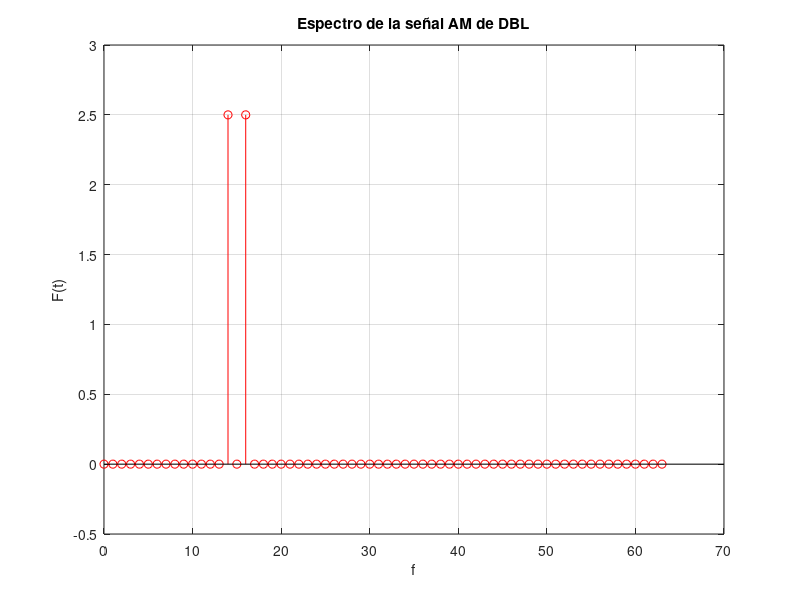

MATLAB code for this plot:
%{
** ######################################################################################################
**      Archivo: 03 - 07 - TransformarSenhalAMDBLPS.m
**      SO: Windows 10
**      Herramienta: Visual Studio Code
**                   MATLAB R2023a
**
**      Notas:
**          En esta parte de la practica se transformara la señal moduladora y se tendrá el espectro de
**          DBLPS
** ######################################################################################################
%}

clear all
clf                                     % Elimina las figuras
clc

% MAIN PROGRAM
Fs = 128;                               % Declaramos las cntes
T = 1 / Fs;
A = 5;
fport = 15;
Amen = 2;
fmen = 1;

t = 0 : T : 2;                          % Definimos el intervalo

Sport = A * cos(2 * pi* fport * t);     % Declaramos las funciónes
Smen = Amen * cos(2 * pi * fmen * t);
Smod = Sport .* Smen;
SMOD =  (1 / Fs) .* real(fft(Smod, Fs));
F =  0 : (Fs / 2) - 1;

stem(F, SMOD(F + 1), 'r')               % Graficamos
title('Espectro de la señal AM de DBL')
xlabel('f')
ylabel('F(t)')
grid on